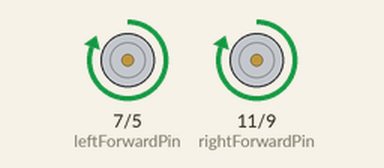
A sketch run on a simulated Arduino Uno, built with avr-gcc and run on an emulated ATmega328P. On the bench: motor-driver pin pairs drawn as motors (green arrow = first pin HIGH = forward, orange = second pin HIGH = backward, longer = more drive).

Above: at 0.2 s.
Timing chart, 0 to 3.0 s (numbered marks = the images above):
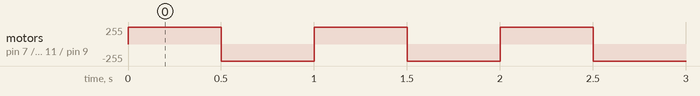

Measured:
- by itself, motor on pin 7 (leftForwardPin) / pin 5 (leftBackwardPin), motor on pin 11 (rightForwardPin) / pin 9 (rightBackwardPin): alternates forward 255/255 for 0.50 s and backward 255/255 for 0.50 s

The sketch:

motortest.ino
```cpp
//declaring the pins for the IN pins on the L298N
const int rightForwardPin = 11;
const int rightBackwardPin = 9;
const int leftForwardPin = 7;
const int leftBackwardPin = 5;


int runTime=500;

void setup() {
  //Stating that the pins are OUTPUT
  pinMode(rightForwardPin, OUTPUT);
  pinMode(rightBackwardPin, OUTPUT);
  pinMode(leftForwardPin, OUTPUT);
  pinMode(leftBackwardPin, OUTPUT);
}

void loop(){
  forward();
  backward();
}

//Setting the wheels to go forward by setting the forward pins to HIGH
void forward(){
  digitalWrite(rightForwardPin, HIGH);
  digitalWrite(rightBackwardPin, LOW);
  digitalWrite(leftForwardPin, HIGH);
  digitalWrite(leftBackwardPin, LOW);
  delay(runTime);
}

//Setting the wheels to go backward by setting the backward pins to HIGH
void backward(){
  digitalWrite(rightForwardPin, LOW);
  digitalWrite(rightBackwardPin, HIGH);
  digitalWrite(leftForwardPin, LOW);
  digitalWrite(leftBackwardPin, HIGH);
  delay(runTime);
}
```
